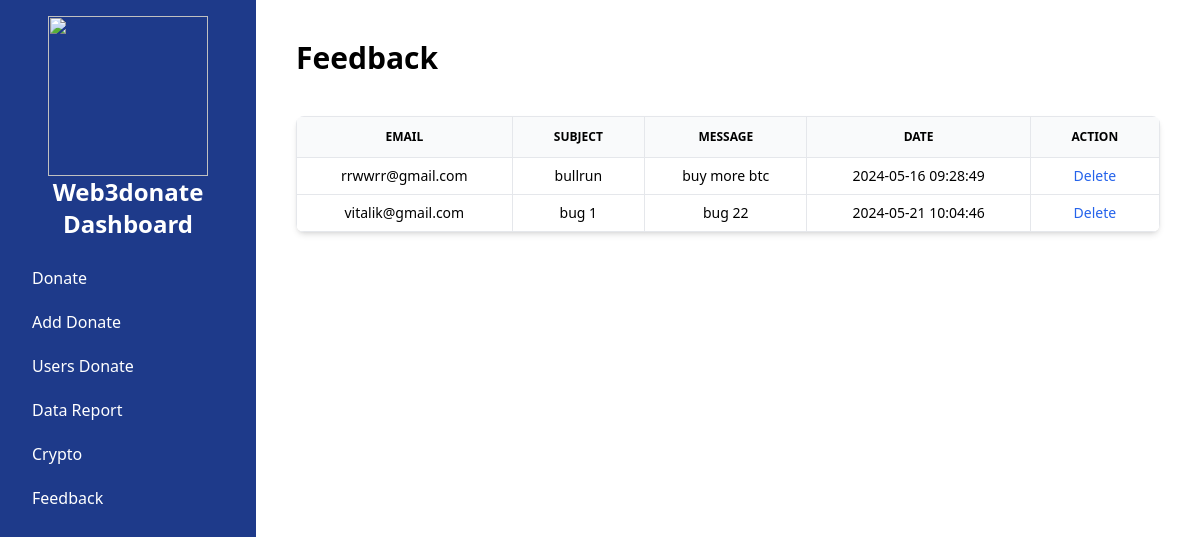
The page /tb_feedback.php on the database its author committed.
### tables this page shows
CREATE TABLE `feedback` (
  `id` int(11) NOT NULL,
  `email` varchar(30) NOT NULL,
  `subject` varchar(50) NOT NULL,
  `message` text NOT NULL,
  `created_at` timestamp NOT NULL DEFAULT current_timestamp()
);

### fetch_feedback.php (called while the page is built, shortened)
<?php
require 'koneksi_web3donate.php';
$query_sql = "SELECT * FROM feedback";
$result = mysqli_query($conn, $query_sql);
$feedback_data = [];
if ($result) {
    while ($row = mysqli_fetch_assoc($result)) {
        $feedback_data[] = $row;
    }
}
return $feedback_data;
?>

### tb_feedback.php (the view, shortened to what this page needs)
<!DOCTYPE html>
<html lang="en">
<head>
    <link rel="stylesheet" href="css/style.css" />
</head>
<body>
    <div class="flex h-screen">
        <div class="w-64 bg-blue-900 text-white p-4">
            <img src="img/logo.png" class="w-40 h-40 mx-auto" alt="">
            <h2 class="text-2xl font-semibold mb-4 text-center">Web3donate Dashboard</h2>
            <nav>
                <a href="tb_donate.php" class="block py-2.5 px-4 rounded hover:bg-blue-700">Donate</a>
                <a href="tb_add_donate.php" class="block py-2.5 px-4 rounded hover:bg-blue-700">Add Donate</a>
                <a href="tb_user.php" class="block py-2.5 px-4 rounded hover:bg-blue-700">Users Donate</a>
                <a href="tb_data.php" class="block py-2.5 px-4 rounded hover:bg-blue-700">Data Report</a>
                <a href="tb_crypto.php" class="block py-2.5 px-4 rounded hover:bg-blue-700">Crypto</a>
                <a href="tb_feedback.php" class="block py-2.5 px-4 rounded hover:bg-blue-700">Feedback</a>
            </nav>
        </div>
        <div class="flex-1 p-10">
            <h1 class="text-3xl font-bold mb-10">Feedback</h1>
            <div class="relative overflow-x-auto shadow-md sm:rounded-lg">
                <table class="w-full text-sm text-left rtl:text-right text-black-500 border">
                    <thead class=" text-center text-xs text-black-700 uppercase bg-gray-50 border">
                        <tr>
                            <th scope="col" class="px-6 py-3 border">Email</th>
                            <th scope="col" class="px-6 py-3 border">Subject</th>
                            <th scope="col" class="px-6 py-3 border">Message</th>
                            <th scope="col" class="px-6 py-3 border">Date</th>
                            <th scope="col" class="px-6 py-3 border">Action</th>
                        </tr>
                    </thead>
                    <tbody>
                        <?php
                        require 'fetch_feedback.php';
                        foreach ($feedback_data as $row):
                            ?>
                            <tr class="text-center border">
                                <td class="border px-4 py-2"><?php echo htmlspecialchars($row['email']); ?></td>
                                <td class="border px-4 py-2"><?php echo htmlspecialchars($row['subject']); ?></td>
                                <td class="border px-4 py-2"><?php echo htmlspecialchars($row['message']); ?></td>
                                <td class="border px-4 py-2"><?php echo htmlspecialchars($row['created_at']); ?></td>
                                <td class="border px-4 py-2">
                                    <a class="text-blue-600 hover:text-blue-800"
                                        href="delete_feedback.php?id=<?php echo htmlspecialchars($row['id']); ?>"
                                        onclick="return confirm('Are you sure you want to delete this item?');">Delete</a>
                                </td>
                            </tr>
                        <?php endforeach; ?>
                    </tbody>
                </table>
            </div>
        </div>
    </div>
</body>
</html>

### css/style.css (style rules this page uses)
html, :host { line-height: 1.5; -webkit-text-size-adjust: 100%; -moz-tab-size: 4; -o-tab-size: 4; tab-size: 4; font-family: ui-sans-serif, system-ui, sans-serif, "Apple Color Emoji", "Segoe UI Emoji", "Segoe UI Symbol", "Noto Color Emoji"; font-feature-settings: normal; font-variation-settings: normal; -webkit-tap-highlight-color: transparent; }
body { margin: 0; line-height: inherit; }
h1, h2, h3, h4, h5, h6 { font-size: inherit; font-weight: inherit; }
a { color: inherit; text-decoration: inherit; }
table { text-indent: 0; border-color: inherit; border-collapse: collapse; }
blockquote, dl, dd, h1, h2, h3, h4, h5, h6, hr, figure, p, pre { margin: 0; }
img, svg, video, canvas, audio, iframe, embed, object { display: block; vertical-align: middle; }
img, video { max-width: 100%; height: auto; }
.relative { position: relative; }
.mx-auto { margin-left: auto; margin-right: auto; }
.mb-10 { margin-bottom: 2.5rem; }
.mb-4 { margin-bottom: 1rem; }
.block { display: block; }
.flex { display: flex; }
.h-40 { height: 10rem; }
.h-screen { height: 100vh; }
.w-40 { width: 10rem; }
.w-64 { width: 16rem; }
.w-full { width: 100%; }
.flex-1 { flex: 1 1 0%; }
.overflow-x-auto { overflow-x: auto; }
.rounded { border-radius: 0.25rem; }
.border { border-width: 1px; }
.bg-blue-900 { --tw-bg-opacity: 1; background-color: rgb(30 58 138 / var(--tw-bg-opacity)); }
.bg-gray-50 { --tw-bg-opacity: 1; background-color: rgb(249 250 251 / var(--tw-bg-opacity)); }
.p-10 { padding: 2.5rem; }
.p-4 { padding: 1rem; }
.px-4 { padding-left: 1rem; padding-right: 1rem; }
.px-6 { padding-left: 1.5rem; padding-right: 1.5rem; }
.py-2 { padding-top: 0.5rem; padding-bottom: 0.5rem; }
.py-2\.5 { padding-top: 0.625rem; padding-bottom: 0.625rem; }
.py-3 { padding-top: 0.75rem; padding-bottom: 0.75rem; }
.text-left { text-align: left; }
.text-center { text-align: center; }
.text-2xl { font-size: 1.5rem; line-height: 2rem; }
.text-3xl { font-size: 1.875rem; line-height: 2.25rem; }
.text-sm { font-size: 0.875rem; line-height: 1.25rem; }
.text-xs { font-size: 0.75rem; line-height: 1rem; }
.font-bold { font-weight: 700; }
.font-semibold { font-weight: 600; }
.uppercase { text-transform: uppercase; }
.text-blue-600 { --tw-text-opacity: 1; color: rgb(37 99 235 / var(--tw-text-opacity)); }
.text-white { --tw-text-opacity: 1; color: rgb(255 255 255 / var(--tw-text-opacity)); }
.shadow-md { --tw-shadow: 0 4px 6px -1px rgb(0 0 0 / 0.1), 0 2px 4px -2px rgb(0 0 0 / 0.1); --tw-shadow-colored: 0 4px 6px -1px var(--tw-shadow-color), 0 2px 4px -2px var(--tw-shadow-color); box-shadow: var(--tw-ring-offset-shadow, 0 0 #0000), var(--tw-ring-shadow, 0 0 #0000), var(--tw-shadow); }
@media (min-width: 640px) { .sm\:rounded-lg { border-radius: 0.5rem; } }

### rows shown on the page
feedback: email "rrwwrr@gmail.com", subject "bullrun", message "buy more btc", created_at "2024-05-16 09:28:49"
feedback: email "vitalik@gmail.com", subject "bug 1", message "bug 22", created_at "2024-05-21 10:04:46"
